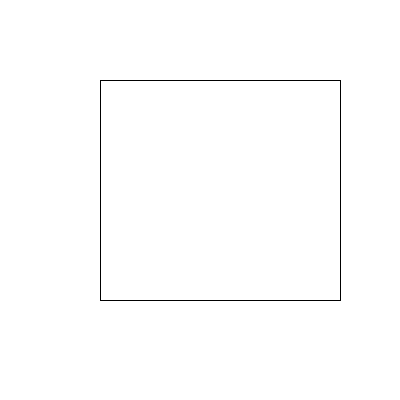
Frame 1 (no input)
Frame 60 (the mouse pressed at the canvas centre just before this capture): identical to frame 1, image omitted
Frame 120 (the mouse held since frame 60 and released just before this capture): identical to frame 1, image omitted

The Processing sketch that drew this single still picture (run headless with seeded random() and noise(); from frame 60 on, the mouse is pressed at the canvas centre):

// Processing sketch: sketch_240220b
// ── sketch_240220b.pde
void setup(){

size(400, 400);

}

void draw(){
  
  background(255);

line(100, 300, 340, 300);
stroke(0);
line(340, 80, 340, 300);
stroke(0);
line(340, 80, 100, 80);
stroke(0);
line(100, 300, 100, 80);

}
